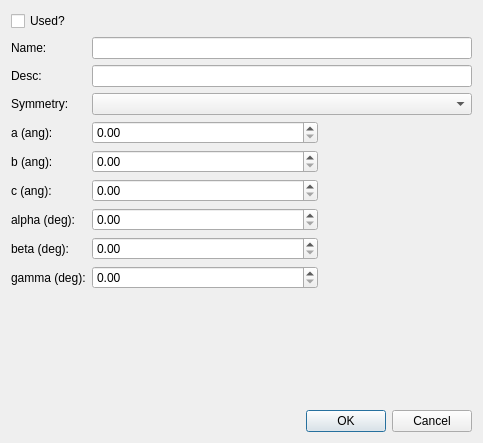
<?xml version="1.0" encoding="UTF-8"?>
<ui version="4.0">
 <class>QxrdCalibrantPropertiesDialog</class>
 <widget class="QDialog" name="QxrdCalibrantPropertiesDialog">
  <property name="geometry">
   <rect>
    <x>0</x>
    <y>0</y>
    <width>483</width>
    <height>443</height>
   </rect>
  </property>
  <property name="windowTitle">
   <string>Calibrant Properties...</string>
  </property>
  <layout class="QGridLayout" name="gridLayout">
   <item row="11" column="0" colspan="6">
    <spacer name="verticalSpacer">
     <property name="orientation">
      <enum>Qt::Vertical</enum>
     </property>
     <property name="sizeHint" stdset="0">
      <size>
       <width>458</width>
       <height>29</height>
      </size>
     </property>
    </spacer>
   </item>
   <item row="8" column="0">
    <widget class="QLabel" name="label_7">
     <property name="text">
      <string>alpha (deg):</string>
     </property>
    </widget>
   </item>
   <item row="7" column="0">
    <widget class="QLabel" name="label_6">
     <property name="text">
      <string>c (ang):</string>
     </property>
    </widget>
   </item>
   <item row="7" column="1" colspan="3">
    <widget class="QDoubleSpinBox" name="m_C"/>
   </item>
   <item row="5" column="1" colspan="3">
    <widget class="QDoubleSpinBox" name="m_A"/>
   </item>
   <item row="0" column="0" colspan="6">
    <widget class="QCheckBox" name="m_IsUsed">
     <property name="text">
      <string>Used?</string>
     </property>
    </widget>
   </item>
   <item row="6" column="0">
    <widget class="QLabel" name="label_5">
     <property name="text">
      <string>b (ang):</string>
     </property>
    </widget>
   </item>
   <item row="12" column="0" colspan="6">
    <widget class="QDialogButtonBox" name="buttonBox">
     <property name="orientation">
      <enum>Qt::Horizontal</enum>
     </property>
     <property name="standardButtons">
      <set>QDialogButtonBox::Cancel|QDialogButtonBox::Ok</set>
     </property>
    </widget>
   </item>
   <item row="9" column="0">
    <widget class="QLabel" name="label_8">
     <property name="text">
      <string>beta (deg):</string>
     </property>
    </widget>
   </item>
   <item row="6" column="1" colspan="3">
    <widget class="QDoubleSpinBox" name="m_B"/>
   </item>
   <item row="5" column="0">
    <widget class="QLabel" name="label_4">
     <property name="text">
      <string>a (ang):</string>
     </property>
    </widget>
   </item>
   <item row="10" column="0">
    <widget class="QLabel" name="label_9">
     <property name="text">
      <string>gamma (deg):</string>
     </property>
    </widget>
   </item>
   <item row="1" column="0">
    <widget class="QLabel" name="label">
     <property name="text">
      <string>Name:</string>
     </property>
    </widget>
   </item>
   <item row="1" column="1" colspan="5">
    <widget class="QLineEdit" name="m_Name"/>
   </item>
   <item row="2" column="0">
    <widget class="QLabel" name="label_2">
     <property name="text">
      <string>Desc:</string>
     </property>
    </widget>
   </item>
   <item row="2" column="1" colspan="5">
    <widget class="QLineEdit" name="m_Description"/>
   </item>
   <item row="3" column="0">
    <widget class="QLabel" name="label_3">
     <property name="text">
      <string>Symmetry:</string>
     </property>
    </widget>
   </item>
   <item row="3" column="1" colspan="5">
    <widget class="QComboBox" name="m_Symmetry"/>
   </item>
   <item row="8" column="1" colspan="3">
    <widget class="QDoubleSpinBox" name="m_Alpha"/>
   </item>
   <item row="9" column="1" colspan="3">
    <widget class="QDoubleSpinBox" name="m_Beta"/>
   </item>
   <item row="10" column="1" colspan="3">
    <widget class="QDoubleSpinBox" name="m_Gamma"/>
   </item>
  </layout>
 </widget>
 <resources/>
 <connections>
  <connection>
   <sender>buttonBox</sender>
   <signal>accepted()</signal>
   <receiver>QxrdCalibrantPropertiesDialog</receiver>
   <slot>accept()</slot>
   <hints>
    <hint type="sourcelabel">
     <x>248</x>
     <y>254</y>
    </hint>
    <hint type="destinationlabel">
     <x>157</x>
     <y>274</y>
    </hint>
   </hints>
  </connection>
  <connection>
   <sender>buttonBox</sender>
   <signal>rejected()</signal>
   <receiver>QxrdCalibrantPropertiesDialog</receiver>
   <slot>reject()</slot>
   <hints>
    <hint type="sourcelabel">
     <x>316</x>
     <y>260</y>
    </hint>
    <hint type="destinationlabel">
     <x>286</x>
     <y>274</y>
    </hint>
   </hints>
  </connection>
 </connections>
</ui>
